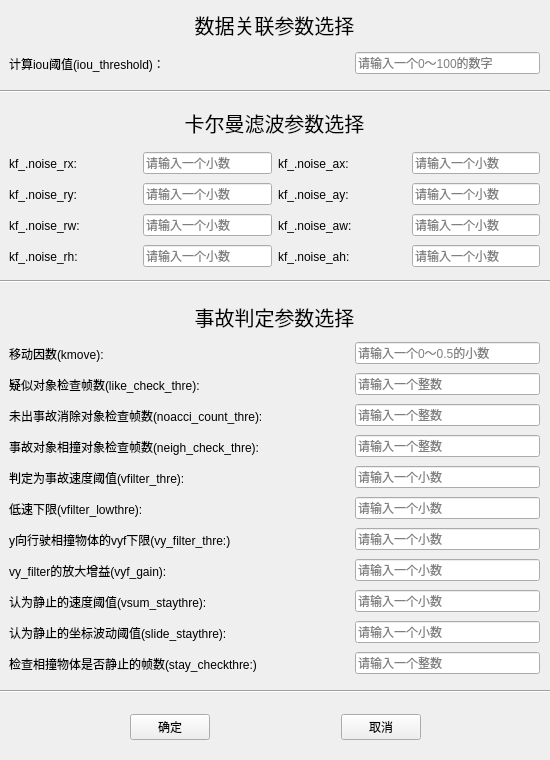
<?xml version="1.0" encoding="UTF-8"?>
<ui version="4.0">
 <class>adjpara</class>
 <widget class="QDialog" name="adjpara">
  <property name="geometry">
   <rect>
    <x>0</x>
    <y>0</y>
    <width>550</width>
    <height>760</height>
   </rect>
  </property>
  <property name="windowTitle">
   <string>Dialog</string>
  </property>
  <widget class="QLabel" name="label">
   <property name="geometry">
    <rect>
     <x>9</x>
     <y>9</y>
     <width>531</width>
     <height>31</height>
    </rect>
   </property>
   <property name="font">
    <font>
     <pointsize>15</pointsize>
    </font>
   </property>
   <property name="layoutDirection">
    <enum>Qt::LeftToRight</enum>
   </property>
   <property name="styleSheet">
    <string notr="true"/>
   </property>
   <property name="text">
    <string>数据关联参数选择</string>
   </property>
   <property name="scaledContents">
    <bool>false</bool>
   </property>
   <property name="alignment">
    <set>Qt::AlignCenter</set>
   </property>
  </widget>
  <widget class="QLabel" name="label_2">
   <property name="geometry">
    <rect>
     <x>9</x>
     <y>107</y>
     <width>531</width>
     <height>31</height>
    </rect>
   </property>
   <property name="font">
    <font>
     <pointsize>15</pointsize>
    </font>
   </property>
   <property name="text">
    <string>卡尔曼滤波参数选择</string>
   </property>
   <property name="alignment">
    <set>Qt::AlignCenter</set>
   </property>
  </widget>
  <widget class="QLabel" name="label_3">
   <property name="geometry">
    <rect>
     <x>9</x>
     <y>301</y>
     <width>531</width>
     <height>31</height>
    </rect>
   </property>
   <property name="font">
    <font>
     <pointsize>15</pointsize>
    </font>
   </property>
   <property name="text">
    <string>事故判定参数选择</string>
   </property>
   <property name="alignment">
    <set>Qt::AlignCenter</set>
   </property>
  </widget>
  <widget class="Line" name="line">
   <property name="geometry">
    <rect>
     <x>0</x>
     <y>90</y>
     <width>550</width>
     <height>3</height>
    </rect>
   </property>
   <property name="orientation">
    <enum>Qt::Horizontal</enum>
   </property>
  </widget>
  <widget class="Line" name="line_2">
   <property name="geometry">
    <rect>
     <x>0</x>
     <y>280</y>
     <width>550</width>
     <height>3</height>
    </rect>
   </property>
   <property name="orientation">
    <enum>Qt::Horizontal</enum>
   </property>
  </widget>
  <widget class="Line" name="line_3">
   <property name="geometry">
    <rect>
     <x>0</x>
     <y>690</y>
     <width>5502</width>
     <height>3</height>
    </rect>
   </property>
   <property name="orientation">
    <enum>Qt::Horizontal</enum>
   </property>
  </widget>
  <widget class="QWidget" name="">
   <property name="geometry">
    <rect>
     <x>9</x>
     <y>50</y>
     <width>531</width>
     <height>27</height>
    </rect>
   </property>
   <layout class="QHBoxLayout" name="horizontalLayout" stretch="11,6">
    <item>
     <widget class="QLabel" name="label_5">
      <property name="text">
       <string>计算iou阈值(iou_threshold)：</string>
      </property>
     </widget>
    </item>
    <item>
     <widget class="QLineEdit" name="lineEdit_datass">
      <property name="placeholderText">
       <string>请输入一个0～100的数字</string>
      </property>
      <property name="clearButtonEnabled">
       <bool>false</bool>
      </property>
     </widget>
    </item>
   </layout>
  </widget>
  <widget class="QWidget" name="">
   <property name="geometry">
    <rect>
     <x>9</x>
     <y>150</y>
     <width>531</width>
     <height>27</height>
    </rect>
   </property>
   <layout class="QHBoxLayout" name="horizontalLayout_2" stretch="1,1,1,1">
    <item>
     <widget class="QLabel" name="label_16">
      <property name="text">
       <string>kf_.noise_rx:</string>
      </property>
     </widget>
    </item>
    <item>
     <widget class="QLineEdit" name="lineEdit_kalman1">
      <property name="text">
       <string/>
      </property>
      <property name="placeholderText">
       <string>请输入一个小数</string>
      </property>
     </widget>
    </item>
    <item>
     <widget class="QLabel" name="label_20">
      <property name="text">
       <string>kf_.noise_ax:</string>
      </property>
     </widget>
    </item>
    <item>
     <widget class="QLineEdit" name="lineEdit_kalman5">
      <property name="text">
       <string/>
      </property>
      <property name="placeholderText">
       <string>请输入一个小数</string>
      </property>
     </widget>
    </item>
   </layout>
  </widget>
  <widget class="QWidget" name="">
   <property name="geometry">
    <rect>
     <x>9</x>
     <y>181</y>
     <width>531</width>
     <height>27</height>
    </rect>
   </property>
   <layout class="QHBoxLayout" name="horizontalLayout_3" stretch="1,1,1,1">
    <item>
     <widget class="QLabel" name="label_17">
      <property name="text">
       <string>kf_.noise_ry:</string>
      </property>
     </widget>
    </item>
    <item>
     <widget class="QLineEdit" name="lineEdit_kalman2">
      <property name="text">
       <string/>
      </property>
      <property name="placeholderText">
       <string>请输入一个小数</string>
      </property>
     </widget>
    </item>
    <item>
     <widget class="QLabel" name="label_21">
      <property name="text">
       <string>kf_.noise_ay:</string>
      </property>
     </widget>
    </item>
    <item>
     <widget class="QLineEdit" name="lineEdit_kalman6">
      <property name="text">
       <string/>
      </property>
      <property name="placeholderText">
       <string>请输入一个小数</string>
      </property>
     </widget>
    </item>
   </layout>
  </widget>
  <widget class="QWidget" name="">
   <property name="geometry">
    <rect>
     <x>9</x>
     <y>212</y>
     <width>531</width>
     <height>27</height>
    </rect>
   </property>
   <layout class="QHBoxLayout" name="horizontalLayout_4" stretch="1,1,1,1">
    <item>
     <widget class="QLabel" name="label_18">
      <property name="text">
       <string>kf_.noise_rw:</string>
      </property>
     </widget>
    </item>
    <item>
     <widget class="QLineEdit" name="lineEdit_kalman3">
      <property name="text">
       <string/>
      </property>
      <property name="placeholderText">
       <string>请输入一个小数</string>
      </property>
     </widget>
    </item>
    <item>
     <widget class="QLabel" name="label_22">
      <property name="text">
       <string>kf_.noise_aw:</string>
      </property>
     </widget>
    </item>
    <item>
     <widget class="QLineEdit" name="lineEdit_kalman7">
      <property name="text">
       <string/>
      </property>
      <property name="placeholderText">
       <string>请输入一个小数</string>
      </property>
     </widget>
    </item>
   </layout>
  </widget>
  <widget class="QWidget" name="">
   <property name="geometry">
    <rect>
     <x>9</x>
     <y>243</y>
     <width>531</width>
     <height>27</height>
    </rect>
   </property>
   <layout class="QHBoxLayout" name="horizontalLayout_5" stretch="1,1,1,1">
    <item>
     <widget class="QLabel" name="label_19">
      <property name="text">
       <string>kf_.noise_rh:</string>
      </property>
     </widget>
    </item>
    <item>
     <widget class="QLineEdit" name="lineEdit_kalman4">
      <property name="text">
       <string/>
      </property>
      <property name="placeholderText">
       <string>请输入一个小数</string>
      </property>
     </widget>
    </item>
    <item>
     <widget class="QLabel" name="label_23">
      <property name="text">
       <string>kf_.noise_ah:</string>
      </property>
     </widget>
    </item>
    <item>
     <widget class="QLineEdit" name="lineEdit_kalman8">
      <property name="text">
       <string/>
      </property>
      <property name="placeholderText">
       <string>请输入一个小数</string>
      </property>
     </widget>
    </item>
   </layout>
  </widget>
  <widget class="QWidget" name="">
   <property name="geometry">
    <rect>
     <x>9</x>
     <y>340</y>
     <width>531</width>
     <height>27</height>
    </rect>
   </property>
   <layout class="QHBoxLayout" name="horizontalLayout_6" stretch="11,6">
    <item>
     <widget class="QLabel" name="label_4">
      <property name="text">
       <string>移动因数(kmove):</string>
      </property>
     </widget>
    </item>
    <item>
     <widget class="QLineEdit" name="lineEdit_judge1">
      <property name="placeholderText">
       <string>请输入一个0～0.5的小数</string>
      </property>
     </widget>
    </item>
   </layout>
  </widget>
  <widget class="QWidget" name="">
   <property name="geometry">
    <rect>
     <x>9</x>
     <y>371</y>
     <width>531</width>
     <height>27</height>
    </rect>
   </property>
   <layout class="QHBoxLayout" name="horizontalLayout_7" stretch="11,6">
    <item>
     <widget class="QLabel" name="label_6">
      <property name="text">
       <string>疑似对象检查帧数(like_check_thre):</string>
      </property>
     </widget>
    </item>
    <item>
     <widget class="QLineEdit" name="lineEdit_judge2">
      <property name="text">
       <string/>
      </property>
      <property name="placeholderText">
       <string>请输入一个整数</string>
      </property>
     </widget>
    </item>
   </layout>
  </widget>
  <widget class="QWidget" name="">
   <property name="geometry">
    <rect>
     <x>9</x>
     <y>402</y>
     <width>531</width>
     <height>27</height>
    </rect>
   </property>
   <layout class="QHBoxLayout" name="horizontalLayout_8" stretch="11,6">
    <item>
     <widget class="QLabel" name="label_7">
      <property name="text">
       <string>未出事故消除对象检查帧数(noacci_count_thre):</string>
      </property>
     </widget>
    </item>
    <item>
     <widget class="QLineEdit" name="lineEdit_judge3">
      <property name="placeholderText">
       <string>请输入一个整数</string>
      </property>
     </widget>
    </item>
   </layout>
  </widget>
  <widget class="QWidget" name="">
   <property name="geometry">
    <rect>
     <x>9</x>
     <y>433</y>
     <width>531</width>
     <height>27</height>
    </rect>
   </property>
   <layout class="QHBoxLayout" name="horizontalLayout_9" stretch="11,6">
    <item>
     <widget class="QLabel" name="label_8">
      <property name="text">
       <string>事故对象相撞对象检查帧数(neigh_check_thre):</string>
      </property>
     </widget>
    </item>
    <item>
     <widget class="QLineEdit" name="lineEdit_judge4">
      <property name="placeholderText">
       <string>请输入一个整数</string>
      </property>
     </widget>
    </item>
   </layout>
  </widget>
  <widget class="QWidget" name="">
   <property name="geometry">
    <rect>
     <x>9</x>
     <y>464</y>
     <width>531</width>
     <height>27</height>
    </rect>
   </property>
   <layout class="QHBoxLayout" name="horizontalLayout_10" stretch="11,6">
    <item>
     <widget class="QLabel" name="label_9">
      <property name="text">
       <string>判定为事故速度阈值(vfilter_thre):</string>
      </property>
     </widget>
    </item>
    <item>
     <widget class="QLineEdit" name="lineEdit_judge5">
      <property name="text">
       <string/>
      </property>
      <property name="placeholderText">
       <string>请输入一个小数</string>
      </property>
     </widget>
    </item>
   </layout>
  </widget>
  <widget class="QWidget" name="">
   <property name="geometry">
    <rect>
     <x>9</x>
     <y>495</y>
     <width>531</width>
     <height>27</height>
    </rect>
   </property>
   <layout class="QHBoxLayout" name="horizontalLayout_11" stretch="11,6">
    <item>
     <widget class="QLabel" name="label_10">
      <property name="text">
       <string>低速下限(vfilter_lowthre):</string>
      </property>
     </widget>
    </item>
    <item>
     <widget class="QLineEdit" name="lineEdit_judge6">
      <property name="contextMenuPolicy">
       <enum>Qt::DefaultContextMenu</enum>
      </property>
      <property name="placeholderText">
       <string>请输入一个小数</string>
      </property>
     </widget>
    </item>
   </layout>
  </widget>
  <widget class="QWidget" name="">
   <property name="geometry">
    <rect>
     <x>9</x>
     <y>526</y>
     <width>531</width>
     <height>27</height>
    </rect>
   </property>
   <layout class="QHBoxLayout" name="horizontalLayout_12" stretch="11,6">
    <item>
     <widget class="QLabel" name="label_11">
      <property name="text">
       <string>y向行驶相撞物体的vyf下限(vy_filter_thre:)</string>
      </property>
     </widget>
    </item>
    <item>
     <widget class="QLineEdit" name="lineEdit_judge7">
      <property name="placeholderText">
       <string>请输入一个小数</string>
      </property>
     </widget>
    </item>
   </layout>
  </widget>
  <widget class="QWidget" name="">
   <property name="geometry">
    <rect>
     <x>9</x>
     <y>557</y>
     <width>531</width>
     <height>27</height>
    </rect>
   </property>
   <layout class="QHBoxLayout" name="horizontalLayout_13" stretch="11,6">
    <item>
     <widget class="QLabel" name="label_12">
      <property name="text">
       <string>vy_filter的放大增益(vyf_gain):</string>
      </property>
     </widget>
    </item>
    <item>
     <widget class="QLineEdit" name="lineEdit_judge8">
      <property name="placeholderText">
       <string>请输入一个小数</string>
      </property>
     </widget>
    </item>
   </layout>
  </widget>
  <widget class="QWidget" name="">
   <property name="geometry">
    <rect>
     <x>9</x>
     <y>588</y>
     <width>531</width>
     <height>27</height>
    </rect>
   </property>
   <layout class="QHBoxLayout" name="horizontalLayout_14" stretch="11,6">
    <item>
     <widget class="QLabel" name="label_13">
      <property name="text">
       <string>认为静止的速度阈值(vsum_staythre):</string>
      </property>
     </widget>
    </item>
    <item>
     <widget class="QLineEdit" name="lineEdit_judge9">
      <property name="placeholderText">
       <string>请输入一个小数</string>
      </property>
     </widget>
    </item>
   </layout>
  </widget>
  <widget class="QWidget" name="">
   <property name="geometry">
    <rect>
     <x>9</x>
     <y>619</y>
     <width>531</width>
     <height>27</height>
    </rect>
   </property>
   <layout class="QHBoxLayout" name="horizontalLayout_15" stretch="11,6">
    <item>
     <widget class="QLabel" name="label_14">
      <property name="text">
       <string>认为静止的坐标波动阈值(slide_staythre):</string>
      </property>
     </widget>
    </item>
    <item>
     <widget class="QLineEdit" name="lineEdit_judge10">
      <property name="placeholderText">
       <string>请输入一个小数</string>
      </property>
     </widget>
    </item>
   </layout>
  </widget>
  <widget class="QWidget" name="">
   <property name="geometry">
    <rect>
     <x>9</x>
     <y>650</y>
     <width>531</width>
     <height>27</height>
    </rect>
   </property>
   <layout class="QHBoxLayout" name="horizontalLayout_16" stretch="11,6">
    <item>
     <widget class="QLabel" name="label_15">
      <property name="text">
       <string>检查相撞物体是否静止的帧数(stay_checkthre:)</string>
      </property>
     </widget>
    </item>
    <item>
     <widget class="QLineEdit" name="lineEdit_judge11">
      <property name="placeholderText">
       <string>请输入一个整数</string>
      </property>
     </widget>
    </item>
   </layout>
  </widget>
  <widget class="QWidget" name="">
   <property name="geometry">
    <rect>
     <x>130</x>
     <y>711</y>
     <width>291</width>
     <height>33</height>
    </rect>
   </property>
   <layout class="QHBoxLayout" name="horizontalLayout_17" stretch="1,2,1">
    <item>
     <widget class="QPushButton" name="btn_ensure">
      <property name="text">
       <string>确定</string>
      </property>
      <property name="autoDefault">
       <bool>false</bool>
      </property>
     </widget>
    </item>
    <item>
     <spacer name="horizontalSpacer">
      <property name="orientation">
       <enum>Qt::Horizontal</enum>
      </property>
      <property name="sizeHint" stdset="0">
       <size>
        <width>40</width>
        <height>20</height>
       </size>
      </property>
     </spacer>
    </item>
    <item>
     <widget class="QPushButton" name="btn_cancel">
      <property name="text">
       <string>取消</string>
      </property>
      <property name="autoDefault">
       <bool>false</bool>
      </property>
     </widget>
    </item>
   </layout>
  </widget>
 </widget>
 <resources/>
 <connections/>
</ui>
